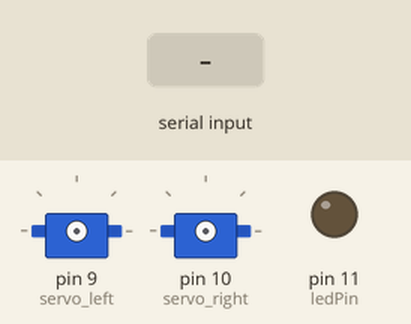
Simulated run of this sketch. Board: Arduino Uno, built with avr-gcc and run on an emulated ATmega328P. On the bench: 2 × servo, output pins drawn as LEDs (lit = HIGH). Inputs (shaded band) come from the test bench.

Above: at 1.2 s.
1.3 s: "r" received over Serial
At 2.1 s:
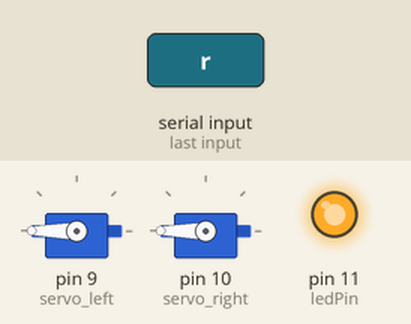
3.8 s: "l" received over Serial
At 6.0 s:
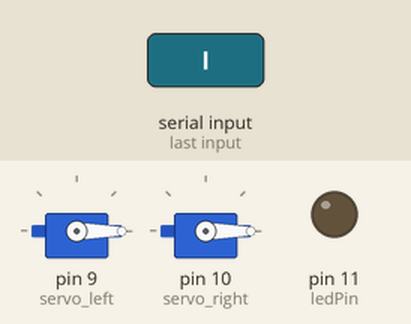
6.3 s: "b" received over Serial
At 7.5 s:
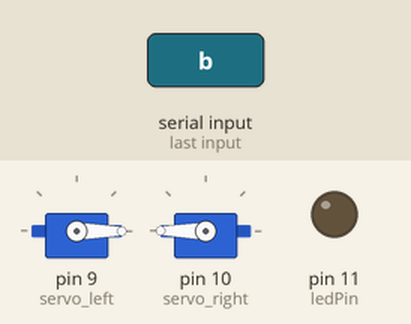
8.3 s: "f" received over Serial
At 10.0 s:
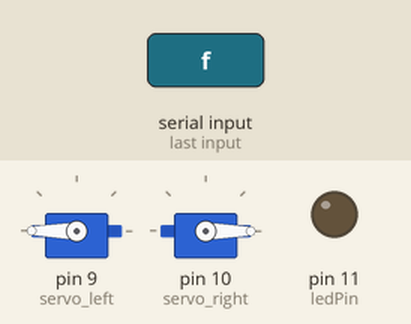
10.3 s: "R" received over Serial
At 12.1 s:
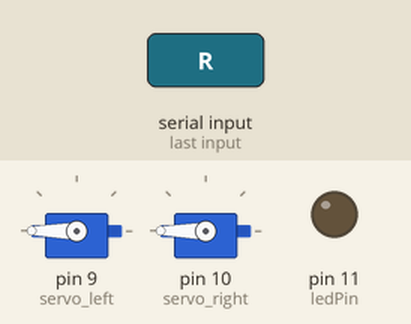
12.8 s: "L" received over Serial
At 13.3 s:
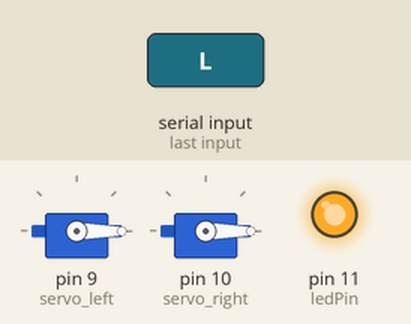
Timing chart, 0 to 15.8 s (numbered marks = the images above; inputs shaded):
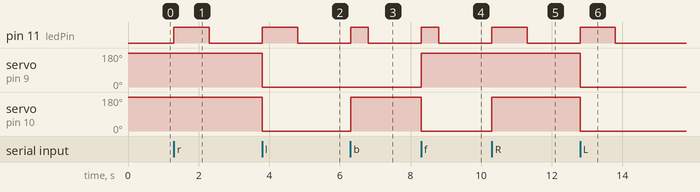

Measured:
- after the input at 1.3 s, pin 11 (ledPin): LOW → HIGH at once, → LOW 1.0 s later
- after the input at 3.8 s, pin 11 (ledPin): LOW → HIGH at once, → LOW 1.0 s later; servo on pin 9 (servo_left), servo on pin 10 (servo_right): 180° → 0° at once
- after the input at 6.3 s, pin 11 (ledPin): LOW → HIGH at once, → LOW 0.50 s later; servo on pin 10 (servo_right): 0° → 180° at once
- after the input at 8.3 s, pin 11 (ledPin): LOW → HIGH at once, → LOW 0.50 s later; servo on pin 9 (servo_left): 0° → 180° at once; servo on pin 10 (servo_right): 180° → 0° at once
- after the input at 10.3 s, pin 11 (ledPin): LOW → HIGH at once, → LOW 1.0 s later; servo on pin 10 (servo_right): 0° → 180° at once
- after the input at 12.8 s, pin 11 (ledPin): LOW → HIGH at once, → LOW 1.0 s later; servo on pin 9 (servo_left), servo on pin 10 (servo_right): 180° → 0° at once

The sketch:

arduino_uno_myrobot_v2.ino
```cpp
#include <Servo.h>

const int ledPin = 11;   // Teensy has LED on 11, Teensy++ on 6

int led_on = 1;
int pos = 0;
int speed = 180;
Servo servo_right, servo_left;  // create servo object to control a servo
                // a maximum of eight servo objects can be created
char incomingByte; // Holds incoming serial values
// This line defines a "Uart" object to access the serial port

void setup()   {
  Serial.begin(9600);

  pinMode(ledPin, OUTPUT);

}


void attach_servos() {
  servo_left.attach(9);
  servo_right.attach(10);  // attaches the servo on pin B5
}

void detach_servos() {
  servo_left.detach();
  servo_right.detach();
}

void toggle_led() {
  if(led_on) {
    led_on = 0;
    digitalWrite(ledPin, HIGH);   // set the LED on
  } else {
    led_on = 1;
    digitalWrite(ledPin, LOW);
  }
}

void handle_input(char i) {

  switch(i) {
        case 'r':
        case 'R':
          toggle_led();
          attach_servos();
          servo_left.write(speed);
          servo_right.write(speed);
          delay(1000);
          detach_servos();
          toggle_led();
          break;
        case 'l':
        case 'L':
          toggle_led();
          attach_servos();
          servo_left.write(-speed);
          servo_right.write(-speed);
          delay(1000);
          detach_servos();
          toggle_led();
          break;
        case 'b':
        case 'B':
          toggle_led();
          attach_servos();
          servo_left.write(-speed);
          servo_right.write(speed);
          delay(500);
          detach_servos();
          toggle_led();
          break;
        case 'f':
        case 'F':
          toggle_led();
          attach_servos();
          servo_left.write(speed);
          servo_right.write(-speed);
          delay(500);
          detach_servos();
          toggle_led();
          break;
        case 's':
        case 'S':
          toggle_led();
          detach_servos();
          toggle_led();
          break;
      }
}

void loop() {
  if (Serial.available() > 0) {
    incomingByte = Serial.read();
    handle_input(incomingByte);
  }
}
```
